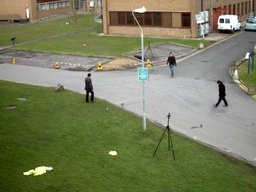
#> input picture background_subtraction/imgs/0001.jpg, 256 x 192 px, shrunk from 384 x 288 before the run; its folder holds 4 pictures in this run
$ python background_subtraction.py
#> lines starting #> are read from the running program, lines starting #| are printed output that depends on the picture; after the words box and inside, x2 and y2 are one past the last pixel; in counts of white or black regions, pixels touching at a corner belong together
import numpy as np
import matplotlib.pyplot as plt
import cv2
from scipy.stats import multivariate_normal

'''
This code implements a Mixture of Gaussians (MOG) background subtraction algorithm.
'''

class MOG():
    def __init__(self,height=None, width=None, number_of_gaussians=None, background_thresh=None, lr=None):
        self.number_of_gaussians = number_of_gaussians
        self.background_thresh = background_thresh
        self.dist_thresh = 20
        self.lr = lr
        self.height = height
        self.width = width
        self.mus = np.zeros((self.height, self.width, self.number_of_gaussians, 3)) # assuming using color frames
        self.sigmaSQs = np.zeros((self.height, self.width, self.number_of_gaussians)) # all color channels share the same sigma and covariance matrices are diagnalized
        self.omegas = np.zeros((self.height, self.width, self.number_of_gaussians))
        for i in range(self.height):
            for j in range(self.width):
                self.mus[i,j]=np.array([[122, 122, 122]]*self.number_of_gaussians) # assuming a [0,255] color channel
                self.sigmaSQs[i,j]=[36.0] * self.number_of_gaussians
                self.omegas[i,j]=[1.0 / self.number_of_gaussians] * self.number_of_gaussians

    # used the background adaptation method from lecture 8 (slide 48)
    def updateParam(self, img, BG_pivot): #finish this function
        h, w, c = img.shape
        for i in range(h):
            for j in range(w):
                x = img[i, j]
                mu = self.mus[i, j]
                sigmaSQ = self.sigmaSQs[i, j]
                std = np.sqrt(sigmaSQ)
                omega = self.omegas[i, j]

                distribution_thresh = self.dist_thresh * std

                # Compute the distances between the pixel and each Gaussian mean
                distances = np.linalg.norm(x - mu, axis=1)

                M = distances < distribution_thresh
                # Check if there is a match, if yes, update the parameters
                if np.any(M):
                    k = np.argmin(distances)
                    # Update weights
                    M = np.zeros(self.number_of_gaussians)
                    M[k] = 1
                    omega = (1 - self.lr) * omega + self.lr * M
                    # Update the mean
                    rho = self.lr * multivariate_normal.pdf(x, mean=mu[k], cov=np.eye(3) * sigmaSQ[k])
                    mu[k] = (1 - rho) * mu[k] + rho * x
                    # Update the covariance
                    sigmaSQ[k] = (1 - rho) * sigmaSQ[k] + rho * (x - mu[k]) @ (x - mu[k])
                # no match: create new distribution
                else:
                    # choose the least probable distribution to replace
                    k = np.argmin(omega)
                    omega[k] = 0.01
                    mu[k] = x
                    sigmaSQ[k] = 36.0

                # normalize weights
                omega = omega / np.sum(omega)

                # determine the background model
                sorting_index = np.argsort(omega / std)

                sum = 0
                background_model = []
                for idx in reversed(sorting_index):
                    sum += omega[idx]
                    background_model.append(idx.item())
                    if sum > self.background_thresh:
                        break

                # determine if the pixel is background or foreground
                for component in background_model:
                    distance = np.linalg.norm(x - mu[component])
                    if distance < self.dist_thresh * np.sqrt(sigmaSQ[component]):
                        BG_pivot[i, j] = 0
                        break

                # save updated parameters
                self.omegas[i, j] = omega
                self.mus[i, j] = mu
                self.sigmaSQs[i, j] = sigmaSQ

        return (BG_pivot * 255).astype(int)

if __name__ == '__main__':
    for i in range(1, 3+1): # display first 3 labeled foreground images
        img = cv2.imread('imgs/{:04d}.jpg'.format(i))
#> img is the input picture: shape (192, 256, 3); mean B, G, R 92.7, 125.4, 120.6

        h, w, c = img.shape
#> h = 192; w = 256; c = 3
        mog=MOG(height=h, width=w, number_of_gaussians=3, background_thresh=0.5, lr=0.01)
#> after the loop in __init__, `for i in range(self.height):`: self.omegas: shape (192, 256, 3) float64; every value is 0.333
#> after the loop in __init__, `for i in range(self.height):`: self.sigmaSQs: shape (192, 256, 3) float64; every value is 36

        label_img = mog.updateParam(img, np.ones(img.shape[:2]))
#> after the loop in updateParam, `for i in range(h):`:
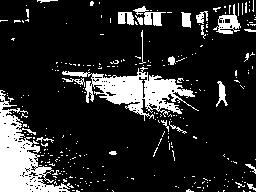
#> BG_pivot: shape (192, 256) float64; values 0 (black) and 1 (white), 16.3% white; 290 white regions (265 under 20 px), largest, box (x1, y1, x2, y2) and area: (0, 90, 74, 192) 2869, (62, 67, 199, 121) 2660, (213, 4, 241, 34) 323
#> after the loop in updateParam, `for i in range(h):`:
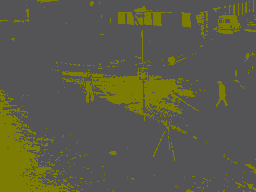
#> self.omegas: shape (192, 256, 3) float64; mean of channels 0, 1, 2 0.287, 0.357, 0.357; drawn as B, G, R
#> after the loop in updateParam, `for i in range(h):`:
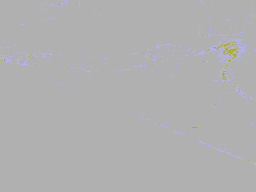
#> self.sigmaSQs: shape (192, 256, 3) float64; mean of channels 0, 1, 2 36, 36, 36; drawn with min black and max white
#> after the loop in updateParam, `for i in range(h):`: rho = 1.1e-88

        plt.imshow(label_img, cmap='gray')
        plt.axis("off")
        plt.show()

        cv2.imwrite('output/label{:04d}.jpg'.format(i), label_img)
        print("Processed frame {:04d}".format(i))
#> pass 2 of the loop `for i in range(1, 3+1):`:
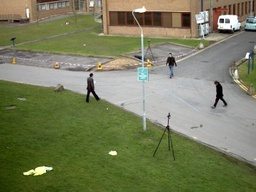
#> input picture background_subtraction/imgs/0002.jpg, 256 x 192 px, shrunk from 384 x 288 before the run
#> img is the input picture: shape (192, 256, 3); mean B, G, R 92.6, 125.4, 120.6
#> after the loop in updateParam (call 2), `for i in range(h):`:
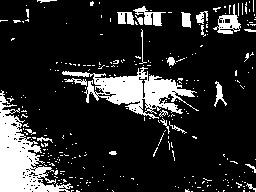
#> BG_pivot: shape (192, 256) float64; values 0 (black) and 1 (white), 16.3% white; 285 white regions (261 under 20 px), largest, box (x1, y1, x2, y2) and area: (0, 90, 73, 192) 2850, (62, 67, 199, 119) 2621, (213, 4, 241, 34) 328
#> after the loop in updateParam (call 2), `for i in range(h):`:
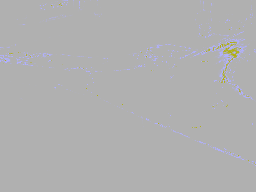
#> self.sigmaSQs: shape (192, 256, 3) float64; mean of channels 0, 1, 2 36, 36, 36; drawn with min black and max white
#> after the loop in updateParam (call 2), `for i in range(h):`: rho = 4.48e-93
#> pass 3 of the loop `for i in range(1, 3+1):`:
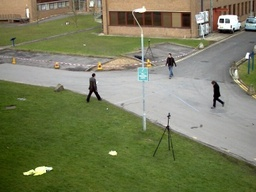
#> input picture background_subtraction/imgs/0003.jpg, 256 x 192 px, shrunk from 384 x 288 before the run
#> img is the input picture: shape (192, 256, 3); mean B, G, R 92.6, 125.4, 120.6
#> after the loop in updateParam (call 3), `for i in range(h):`:
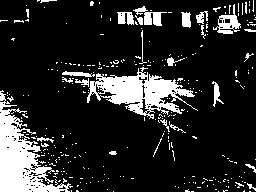
#> BG_pivot: shape (192, 256) float64; values 0 (black) and 1 (white), 16.2% white; 295 white regions (266 under 20 px), largest, box (x1, y1, x2, y2) and area: (0, 90, 73, 192) 2874, (87, 67, 198, 119) 2455, (213, 4, 241, 34) 324
#> after the loop in updateParam (call 3), `for i in range(h):`:
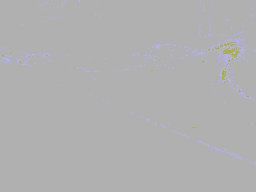
#> self.sigmaSQs: shape (192, 256, 3) float64; mean of channels 0, 1, 2 36, 36, 36; drawn with min black and max white
#> after the loop in updateParam (call 3), `for i in range(h):`: rho = 2.98e-90
